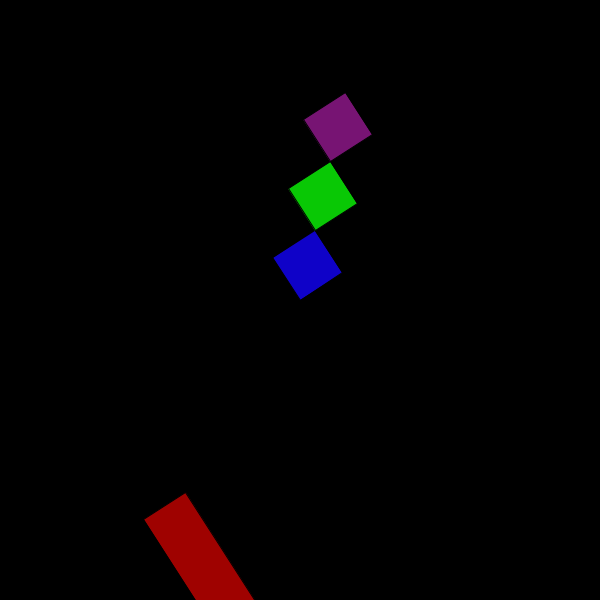
Frame 1 (no input)
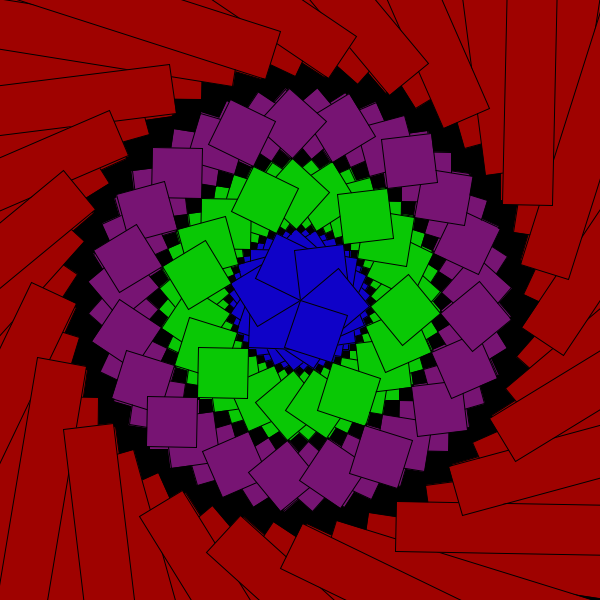
Frame 60 (the mouse pressed at the canvas centre just before this capture)
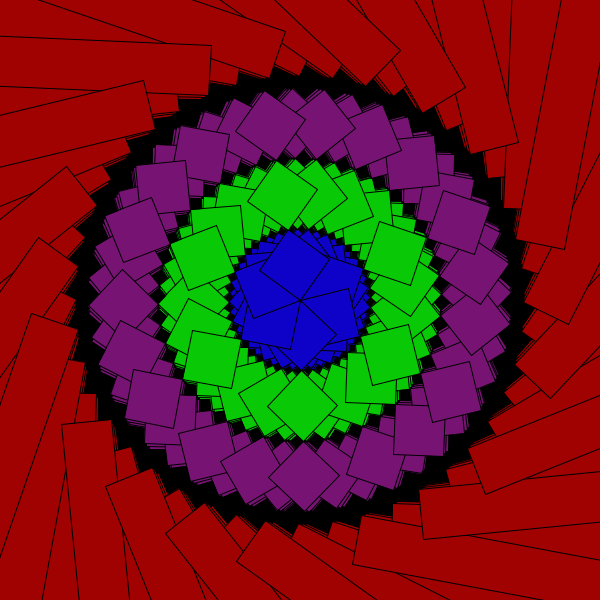
Frame 120 (the mouse held since frame 60 and released just before this capture)

The Processing sketch that drew these frames (run headless with seeded random() and noise(); from frame 60 on, the mouse is pressed at the canvas centre):

// Processing sketch: EphemeraKalaidescope
// ── EphemeraKalaidescope.pde
int i = 1;

void setup(){
  size(600,600);
  background(0);
}

void draw(){
  fill(159,2,0);
  translate(width/2, height/2);
  rotate(PI*2+i);
  rect(100, 200,500,50);
  fill(15,2,200);
  translate(width/2, height/2);
  rotate(PI);
  rect(300, 300,50,50);
  fill(9,200,5);
  translate(50,50);
  rotate(PI*2);
  rect(300, 300,50,50);
  fill(119,20,115);
  translate(50,50);
  rotate(PI*2);
  rect(300, 300,50,50);
  i++;
}
